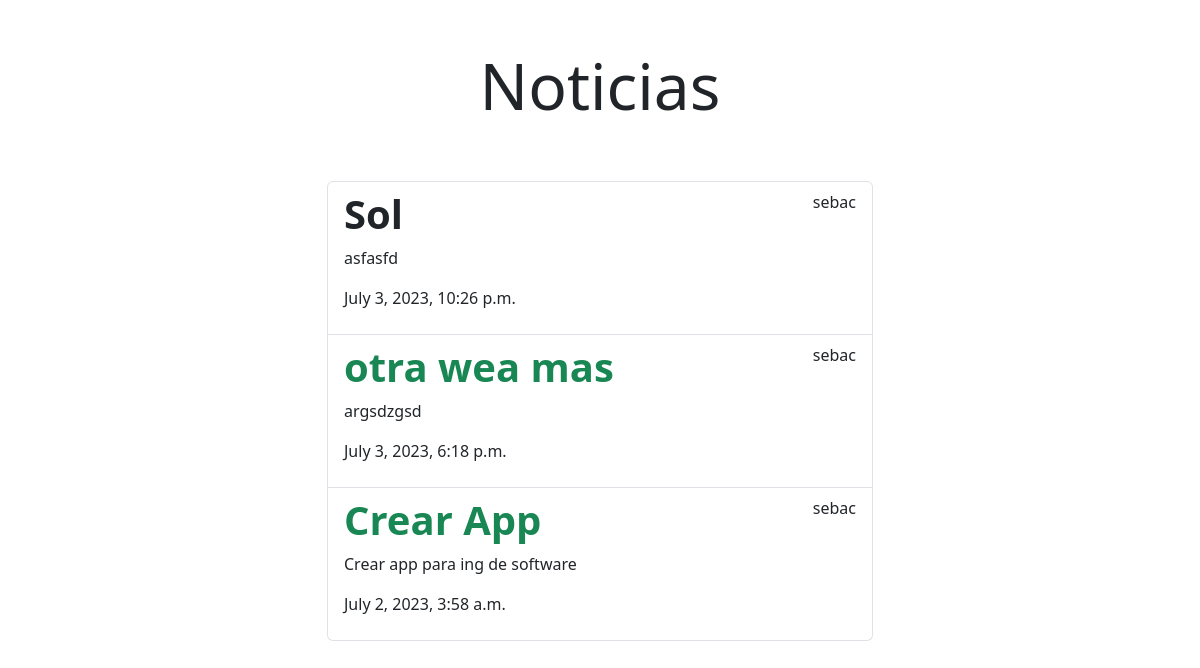
The app's page /tasks_completed/ (signed in), older data.
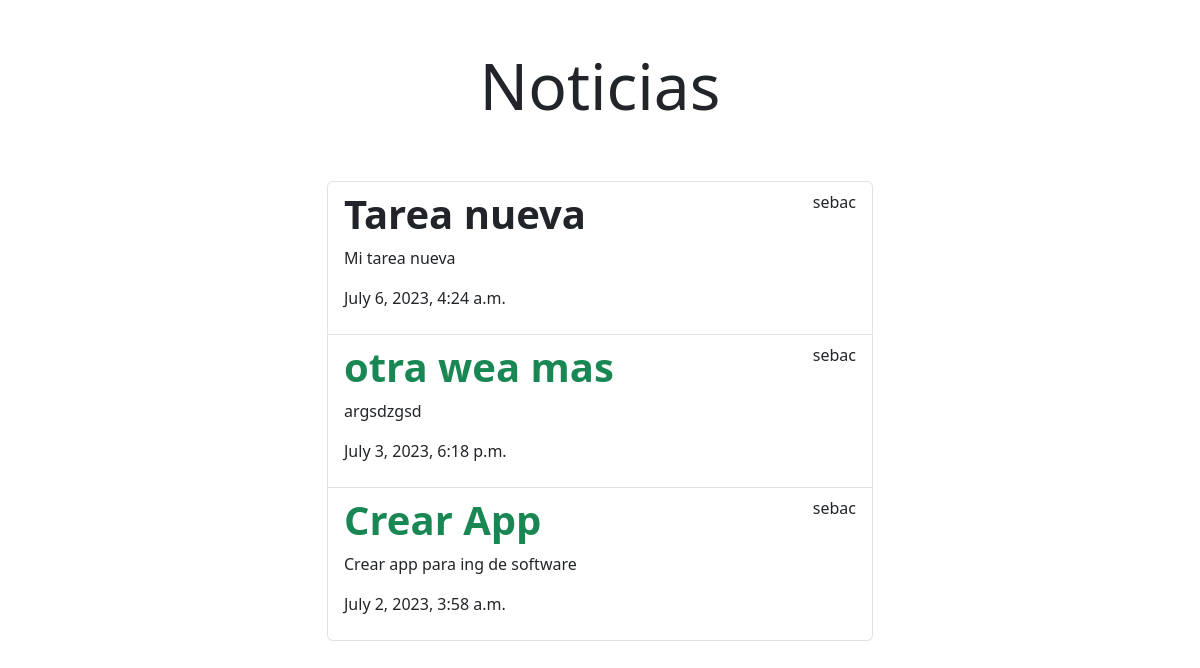
The same page, newer data.
### tasks/models.py (models this page shows, shortened)
class Task(models.Model):
    title = models.CharField(max_length=100)
    description = models.TextField(blank=True)
    imagen = models.ImageField(upload_to='media/images/', null=True, blank=True)
    created = models.DateTimeField(auto_now_add=True)
    datecompleted = models.DateTimeField(null=True, blank=True)
    important = models.BooleanField(default=False)
    user = models.ForeignKey(User, on_delete=models.CASCADE)

### tasks/views.py (the view)
# urls.py: path('tasks_completed/', views.tasks_completed, name="tasks_completed"),
@login_required
def tasks_completed(request):
    tasks = Task.objects.filter(user = request.user, datecompleted__isnull=False).order_by('-datecompleted')
    return render(request, 'tasks.html', {'tasks': tasks})

### tasks/templates/tasks.html (shortened to what this page needs)
<link rel="stylesheet" href="https://cdn.jsdelivr.net/npm/bootstrap@5.3.0/dist/css/bootstrap.min.css">
{% load static %}
{% block content %}
<main class="container">
    <div class="row">
        <div class="col-md-6 offset-md-3">
            <h1 class="text-center display-3 py-5">Noticias</h1>
            <ul class="list-group">
                {% for task in tasks %}
                    <a class="list-group-item" href="{% url 'task_detail' task.id %}">
                       <header class="d-flex justify-content-between">
                            {% if task.important %}
                            <h1 class="fw-bold text-success">{{task.title}}</h1>
                            {% else %}
                            <h1 class="fw-bold">{{task.title}}</h1>
                            {% endif %}
                            <p>{{task.user.username}}</p>
                       </header>
                        <p>{{task.description}}</p>
                        <p>{{task.datecompleted}}</p>
                    </a>
                {% endfor %}
            </ul>
        </div>
    </div>
</main>
{% endblock %}

Row changes from the older to the newer data that the page shows:
removed Task: title "Sol", user.username "sebac", description "asfasfd", datecompleted "July 3, 2023, 10:26 p.m."
added Task: title "Tarea nueva", user.username "sebac", description "Mi tarea nueva", datecompleted "July 6, 2023, 4:24 a.m."
